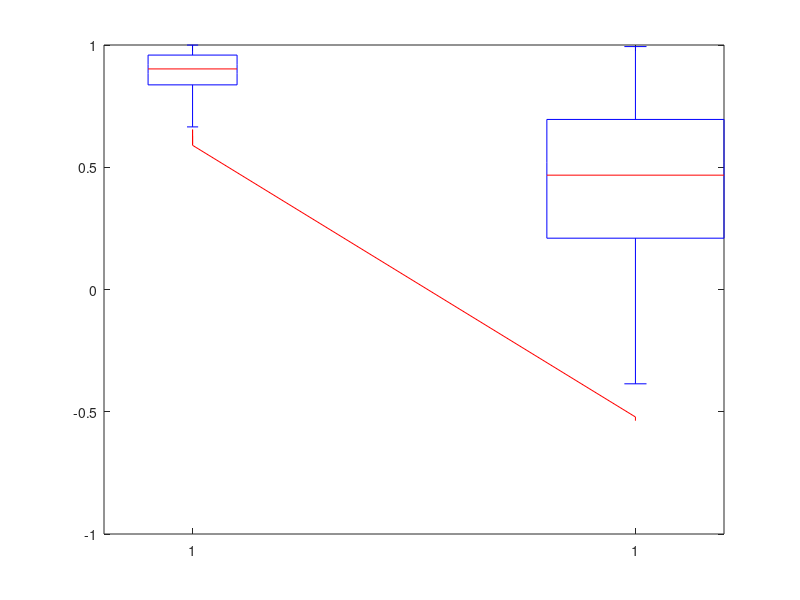

This figure's MATLAB source:


load('FigS09F.mat')
figure
temp1=corrlationMat(find(corrlationMat(:,1)>=95),10);
temp2=corrlationMat(find(corrlationMat(:,1)<95),2);
boxplot([temp1;temp2],[temp1*0+1;temp2*0+2],'Colors','k','PlotStyle','compact','MedianStyle','line','Widths',0.20,'Symbol','k')
ylim([-1,1])
yticks([-1:0.5:1])
ranksum(temp1,temp2)
